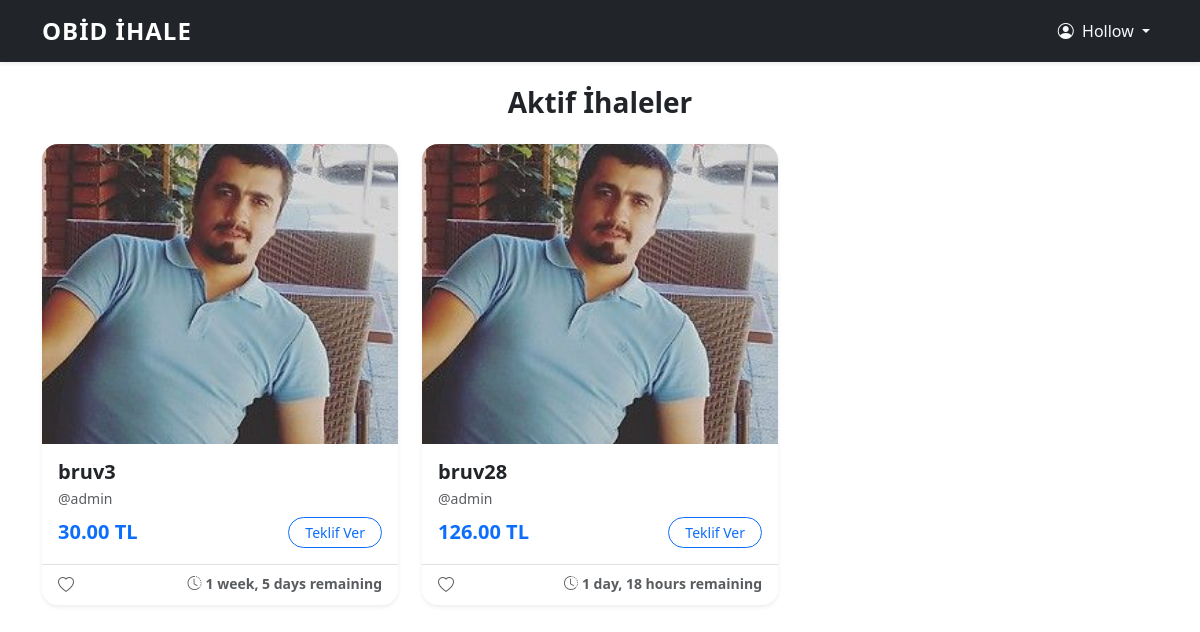
The app's page / (signed in), older data.
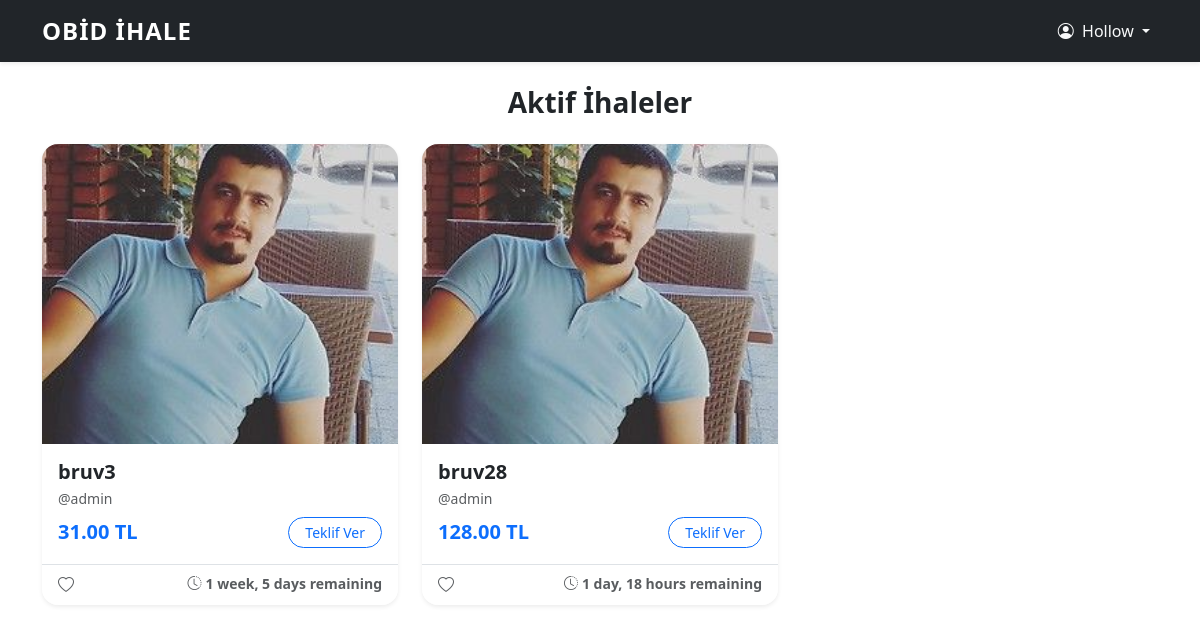
The same page, newer data.
### auctions/models.py (models this page shows, shortened)
class Auction(models.Model):
    owner = models.ForeignKey(
        User,
        on_delete=models.CASCADE,
        related_name = "auctions")
    winner = models.ForeignKey(
        User,
        on_delete=models.SET_NULL,
        null=True,
        blank=True,
        related_name="won_auctions"
    )
    title = models.CharField(max_length=200)
    description = models.TextField()
    image = models.ImageField(upload_to='auction_images/', blank=True, null=True, verbose_name="İhale Görseli")
    starting_price = models.DecimalField(max_digits=10, decimal_places=2)
    current_price = models.DecimalField(max_digits=10, decimal_places=2)
    created_at = models.DateTimeField(auto_now_add=True)
    active = models.BooleanField(default=True)
    end_time = models.DateTimeField(null=True, blank=True)
    @classmethod
    def expire_overdue(cls):
        expired_auctions = cls.objects.filter(active=True, end_time__isnull=False, end_time__lt=timezone.now()).prefetch_related('bids')
        updated_count = 0
        for auction in expired_auctions:
            highest_bid = auction.bids.order_by('-amount').first()
            auction.winner = highest_bid.user if highest_bid else None
            auction.active = False
            auction.save(update_fields=['active', 'winner'])
            updated_count += 1
        return updated_count
    class Meta:
        verbose_name = "İhale"
        verbose_name_plural = "İhaleler"

### users/views.py (the view)
# urls.py: path('', views.home_view, name='dashboard'),
@login_required
def home_view(request):
    if request.user.is_superuser:
        Auction.expire_overdue()
        auctions_list = list(Auction.objects.all().values('id', 'title', "description", 'owner__username', 'current_price', 'winner__username', "created_at", 'end_time', 'active'))
        bids_list = list(Bid.objects.all().values('id', 'auction_id', 'user__username', 'amount', 'created_at'))
        groups_list = list(Group.objects.all().values('id', 'name'))
        menus_list = list(Menu.objects.filter(is_active=True).values('id', 'title', 'parent_menu__title'))
        perms_list = list(GroupMenuPermission.objects.all().values('id', 'group_id', 'menu_id', 'can_view'))
        context = {
            'auctions_json': json.dumps(auctions_list, cls=DjangoJSONEncoder),
            'bids_json': json.dumps(bids_list, cls=DjangoJSONEncoder),
            'groups_json': json.dumps(groups_list, cls=DjangoJSONEncoder),
            'menus_json': json.dumps(menus_list, cls=DjangoJSONEncoder),
            'perms_json': json.dumps(perms_list, cls=DjangoJSONEncoder),
        }
        return render(request, 'users/admin_dashboard.html', context)
    else:
        Auction.expire_overdue()
        auctions = Auction.objects.filter(active=True).order_by('-created_at')
        return render(request, 'users/dashboard.html', {'auctions': auctions})

### users/context_processors.py (called while the page is built)
def user_menu_permissions(request):
    if request.user.is_authenticated:
        user_groups = request.user.groups.all()
        allowed_menu_ids = GroupMenuPermission.objects.filter(
            group__in=user_groups,
            can_view=True
        ).values_list('menu_id', flat=True)
        menus = Menu.objects.filter(
            id__in=allowed_menu_ids,
            is_active=True,
            parent_menu__isnull=True # Ana menüler
        ).distinct().order_by('order')
        allowed_menu_names = GroupMenuPermission.objects.filter(
            group__in=user_groups,
            can_view=True
        ).values_list('menu__url_name', flat=True)
        return {
            'user_menus': menus,
            'user_menu_names': list(allowed_menu_names)
        }
    return {'user_menus': []}

### users/templates/users/dashboard.html (shortened to what this page needs)
{% extends 'users/base.html' %}
{% load static %} {% block content %}
<div class="container mt-4">
    <h3 class="mb-4 text-center fw-bold">Aktif İhaleler</h3>
    <div class="row row-cols-1 row-cols-md-3 g-4">
        {% for auction in auctions %}
        <div class="col">
            <div class="card h-100 shadow-sm border-0 rounded-4 overflow-hidden">
                <div style="position: relative;">
                    {% if auction.image %}
                        <img src="{{ auction.image.url }}" class="card-img-top" style="height: 300px; object-fit: cover;">
                    {% else %}
                        <img src="/media/auction_images/no_image.jpg" class="card-img-top" style="height: 300px; object-fit: cover;">
                    {% endif %}
                </div>
                <div class="card-body">
                    <h5 class="card-title fw-bold mb-1">{{ auction.title }}</h5>
                    <p class="text-muted small mb-2">@{{ auction.owner.username }}</p>
                    <div class="d-flex justify-content-between align-items-center">
                        <div>
                            <span class="text-primary fw-bold fs-5">{{ auction.current_price }} TL</span>
                        </div>
                        <a href="{% url 'auctions:detail' auction.id %}" class="btn btn-outline-primary btn-sm rounded-pill px-3">
                            Teklif Ver
                        </a>
                    </div>
                </div>
                <div class="card-footer bg-white border-0 d-flex justify-content-between text-muted border-top">
                    <span><i class="bi bi-heart me-1"></i></span>
                    <small class="fw-semibold">
                        <i class="bi bi-clock-history me-1"></i>{{ auction.end_time|timeuntil }} remaining
                    </small>
                </div>
            </div>
        </div>
        {% empty %}
            <div class="col-12">
                <p class="text-center text-muted py-5">Henüz aktif bir ihale bulunmuyor.</p>
            </div>
        {% endfor %}
    </div>
</div>
{% endblock %}

Row changes from the older to the newer data that the page shows:
changed Auction "bruv3": current_price "30.00" → "31.00"
changed Auction "bruv28": current_price "126.00" → "128.00"
